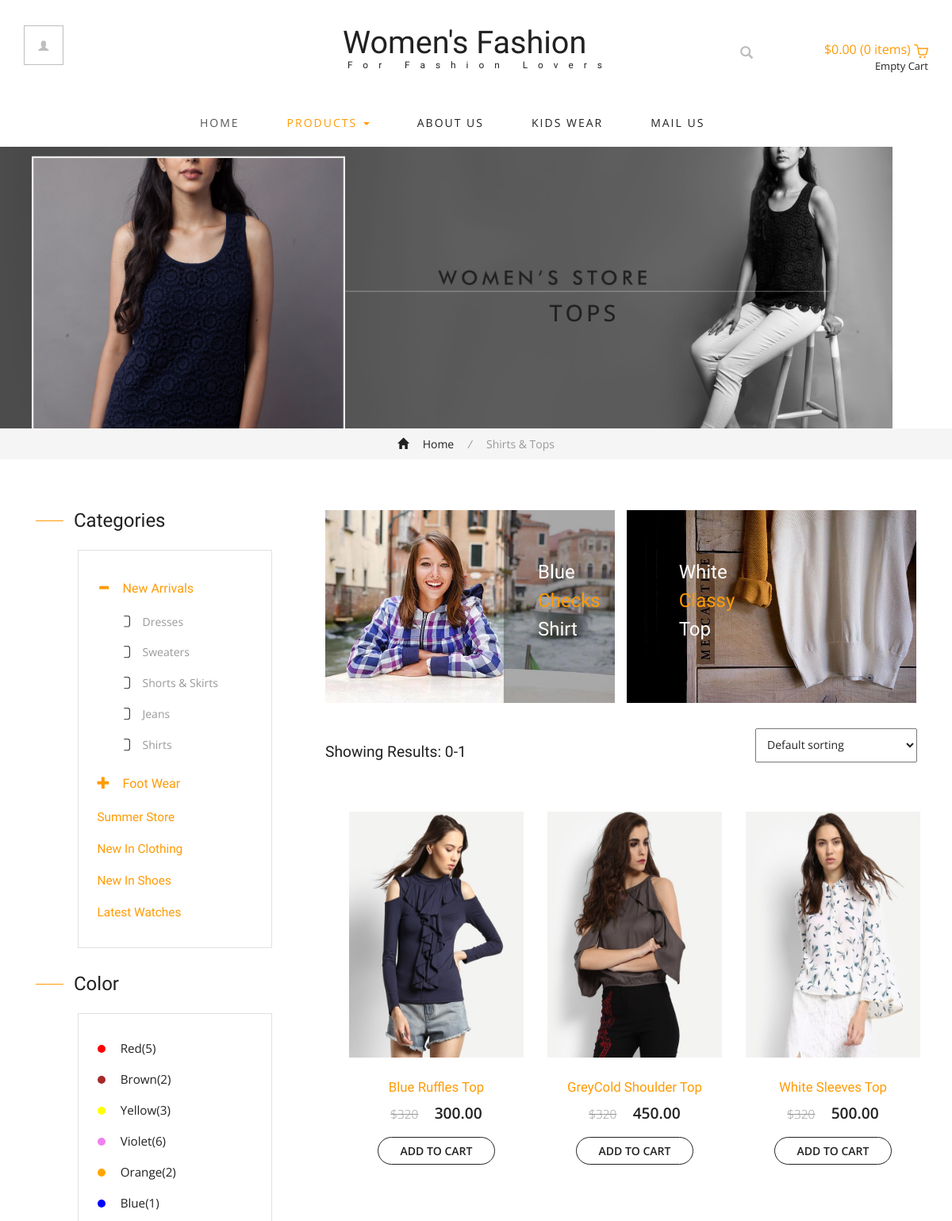
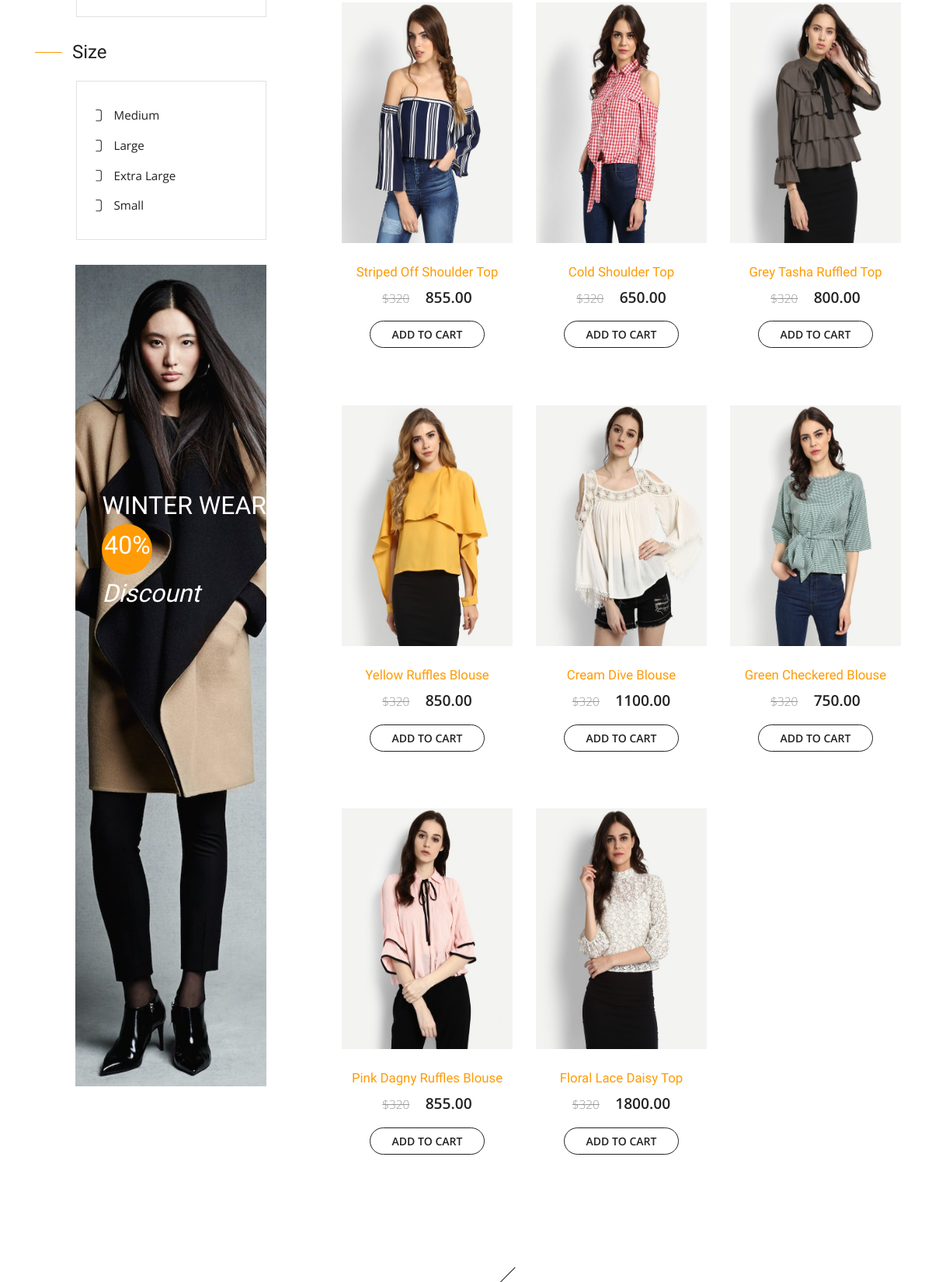
Page /shirts/ (upper part) on the committed database (2 pictures, top to bottom).
### website/models.py (models this page shows, shortened)
class Index_shirts(models.Model):
    Description = models.CharField(max_length=2500)
    image_title = models.CharField(max_length=500)
    amount =  models.DecimalField(max_digits=6, decimal_places=2)
    shirts_pic = models.FileField( upload_to='images/shirts')

### website/views.py (the view)
# urls.py: url(r'^shirts/$', views.shirtsview.as_view(), name='shirts'),
class shirtsview(generic.ListView):
    	template_name="shirts.html"
    	context_object_name='all_shirts'
    	def get_queryset(self):
             return Index_shirts.objects.all()
        def get_context_data(self, **kwargs):
            context = super(shirtsview, self).get_context_data(**kwargs)
            context['all_salwar'] = Index_salwar.objects.all()[:5]
            return context

### website/templates/shirts.html (shortened to what this page needs)
{% load static %}
<!DOCTYPE html>
<html>
<head>
<link href="{% static 'css/bootstrap.css' %}" rel="stylesheet" type="text/css" media="all" />
<link href="{% static 'css/style.css'%}" rel="stylesheet" type="text/css" media="all" />
<link href="{% static 'css/fasthover.css' %}" rel="stylesheet" type="text/css" media="all" />
</head>
<body>
	<div class="header">
		<div class="container">
			<div class="w3l_login">
				<a href="{% url 'register' %}"><span class="glyphicon glyphicon-user" aria-hidden="true"></span></a>
			</div>
			<div class="w3l_logo">
				<h1><a href="{% url 'index' %}">Women's Fashion<span>For Fashion Lovers</span></a></h1>
			</div>
			<div class="search">
				<label class="icon-search" for="search_box"><span class="glyphicon glyphicon-search" aria-hidden="true"></span></label>
			</div>
			<div class="cart box_1">
				<a href="{% url 'checkout' %}">
					<div class="total">
					<span class="simpleCart_total"></span> (<span id="simpleCart_quantity" class="simpleCart_quantity"></span> items)</div>
					<img src="{% static 'images/bag.png' %}" alt="" />
				</a>
				<p><a href="javascript:;" class="simpleCart_empty">Empty Cart</a></p>
			</div>
			<div class="clearfix"> </div>
		</div>
	</div>
	<div class="navigation">
		<div class="container">
			<nav class="navbar navbar-default">
				<div class="collapse navbar-collapse" id="bs-megadropdown-tabs">
					<ul class="nav navbar-nav">
						<li class="active"><a href="{% url 'index' %}">Home</a></li>
						<li class="dropdown">
							<a href="#" class="dropdown-toggle act" data-toggle="dropdown">Products <b class="caret"></b></a>
						</li>
						<li><a href="{% url 'about' %}">About Us</a></li>
						<li><a href="{% url 'kidswear' %}">kids wear</a></li>
						<li><a href="{% url 'mail' %}">Mail Us</a></li>
					</ul>
				</div>
			</nav>
		</div>
	</div>
	<div class="banner5" id="home1">
		<div class="container">
			<h2><span>TOPS</span></h2>
		</div>
	</div>
	<div class="breadcrumb_dress">
		<div class="container">
			<ul>
				<li><a href="{% url 'index' %}"><span class="glyphicon glyphicon-home" aria-hidden="true"></span> Home</a> <i>/</i></li>
				<li>Shirts & Tops</li>
			</ul>
		</div>
	</div>
	<div class="dresses">
		<div class="container">
			<div class="w3ls_dresses_grids">
				<div class="col-md-4 w3ls_dresses_grid_left">
					<div class="w3ls_dresses_grid_left_grid">
						<h3>Categories</h3>
						<div class="w3ls_dresses_grid_left_grid_sub">
							<div class="panel-group" id="accordion" role="tablist" aria-multiselectable="true">
							  <div class="panel panel-default">
								<div class="panel-heading" role="tab" id="headingOne">
								  <h4 class="panel-title asd">
									<a class="pa_italic" role="button" data-toggle="collapse" data-parent="#accordion" href="#collapseOne" aria-expanded="true" aria-controls="collapseOne">
									  <i class="glyphicon glyphicon-minus" aria-hidden="true"></i>New Arrivals
									</a>
								  </h4>
								</div>
								<div id="collapseOne" class="panel-collapse collapse in" role="tabpanel" aria-labelledby="headingOne">
								  <div class="panel-body panel_text">
									<ul>
										<li><a href="{% url 'dress' %}">Dresses</a></li>
										<li><a href="{% url 'sweaters' %}">Sweaters</a></li>
										<li><a href="{% url 'skirts' %}">Shorts & Skirts</a></li>
										<li><a href="{% url 'jeans' %}">Jeans</a></li>
										<li><a href="{% url 'shirts' %}">Shirts</a></li>
									</ul>
								  </div>
								</div>
							  </div>
							  <div class="panel panel-default">
								<div class="panel-heading" role="tab" id="headingTwo">
								  <h4 class="panel-title asd">
									<a class="pa_italic collapsed" role="button" data-toggle="collapse" data-parent="#accordion" href="#collapseTwo" aria-expanded="false" aria-controls="collapseTwo">
									  <span class="glyphicon glyphicon-plus" aria-hidden="true"></span>Foot Wear
									</a>
								  </h4>
								</div>
							  </div>
							</div>
							<ul class="panel_bottom">
								<li><a href="{% url 'products' %}">Summer Store</a></li>
								<li><a href="{% url 'dress' %}">New In Clothing</a></li>
								<li><a href="{% url 'sandals' %}">New In Shoes</a></li>
								<li><a href="{% url 'products' %}">Latest Watches</a></li>
							</ul>
						</div>
					</div>
					<div class="w3ls_dresses_grid_left_grid">
						<h3>Color</h3>
						<div class="w3ls_dresses_grid_left_grid_sub">
							<div class="ecommerce_color">
								<ul>
									<li><a href="#"><i></i> Red(5)</a></li>
									<li><a href="#"><i></i> Brown(2)</a></li>
									<li><a href="#"><i></i> Yellow(3)</a></li>
									<li><a href="#"><i></i> Violet(6)</a></li>
									<li><a href="#"><i></i> Orange(2)</a></li>
									<li><a href="#"><i></i> Blue(1)</a></li>
								</ul>
							</div>
						</div>
					</div>
					<div class="w3ls_dresses_grid_left_grid">
						<h3>Size</h3>
						<div class="w3ls_dresses_grid_left_grid_sub">
							<div class="ecommerce_color ecommerce_size">
								<ul>
									<li><a href="#">Medium</a></li>
									<li><a href="#">Large</a></li>
									<li><a href="#">Extra Large</a></li>
									<li><a href="#">Small</a></li>
								</ul>
							</div>
						</div>
					</div>
					<div class="w3ls_dresses_grid_left_grid">
						<div class="dresses_img_hover">
							<a href="{% url 'sweaters' %}"> <img src="{% static 'images/w.jpg' %}" alt=" " class="img-responsive"/> </a>
							<div class="dresses_img_hover_pos2">
								<h4> WINTER WEAR<span>40%</span><i>Discount</i></h4>
							</div>
						</div>
					</div>
				</div>
				<div class="col-md-8 w3ls_dresses_grid_right">
					<div class="col-md-6 w3ls_dresses_grid_right_left">
						<div class="w3ls_dresses_grid_right_grid1">
							<img src="{% static 'images/64.jpg' %}" alt=" " class="img-responsive" />
							<div class="w3ls_dresses_grid_right_grid1_pos1">
								<h3>Blue <span>Checks</span> Shirt</h3>
							</div>
						</div>
					</div>
					<div class="col-md-6 w3ls_dresses_grid_right_left">
						<div class="w3ls_dresses_grid_right_grid1">
							<img src="{% static 'images/65.jpg' %}" alt=" " class="img-responsive" />
							<div class="w3ls_dresses_grid_right_grid1_pos">
								<h3>White <span>Classy</span> Top</h3>
							</div>
						</div>
					</div>
					<div class="w3ls_dresses_grid_right_grid2">
						<div class="w3ls_dresses_grid_right_grid2_left">
							<h3>Showing Results: 0-1</h3>
						</div>
						<div class="w3ls_dresses_grid_right_grid2_right">
							<select name="select_item" class="select_item">
								<option selected="selected">Default sorting</option>
							</select>
						</div>
						<div class="clearfix"> </div>
					</div>
					<div class="w3ls_dresses_grid_right_grid3">
						<div class="agileinfo_new_products_grid agileinfo_new_products_grid_dresses">
							<div class="agile_ecommerce_tab_left dresses_grid">
								{% if all_shirts%}
									{% for index_shirts in all_shirts %}
									<div class="display_dress">
									<img  src="{{ index_shirts.shirts_pic.url }}" , height="310px", width="220px">
									<h5><a href="/single////{{index_shirts.id}}/">{{index_shirts.image_title}}</a></h5>
								<div class="simpleCart_shelfItem">
										 <p><span>$320</span> <i class="item_price">{{index_shirts.amount}}</i></p>
										 <p><a class="item_add" href="#">Add to cart</a></p>
							 </div>
									 </div>
									 {% endfor %}
						 {% endif %}
					 </div>
					   </div>
			</div>
				</div>
				<div class="clearfix"> </div>
			</div>
		</div>
	</div>
	<div class="w3l_related_products">
	</div>
</body>
</html>

### rows in the picture
Index_shirts: shirts_pic (picture), image_title "Blue Ruffles Top", amount "300.00"
Index_shirts: shirts_pic (picture), image_title "GreyCold Shoulder Top", amount "450.00"
Index_shirts: shirts_pic (picture), image_title "White Sleeves Top", amount "500.00"
Index_shirts: shirts_pic (picture), image_title "Striped Off Shoulder Top", amount "855.00"
Index_shirts: shirts_pic (picture), image_title "Cold Shoulder Top", amount "650.00"
Index_shirts: shirts_pic (picture), image_title "Grey Tasha Ruffled Top", amount "800.00"
Index_shirts: shirts_pic (picture), image_title "Yellow Ruffles Blouse", amount "850.00"
Index_shirts: shirts_pic (picture), image_title "Cream Dive Blouse", amount "1100.00"
Index_shirts: shirts_pic (picture), image_title "Green Checkered Blouse", amount "750.00"
Index_shirts: shirts_pic (picture), image_title "Pink Dagny Ruffles Blouse", amount "855.00"
Index_shirts: shirts_pic (picture), image_title "Floral Lace Daisy Top", amount "1800.00"
